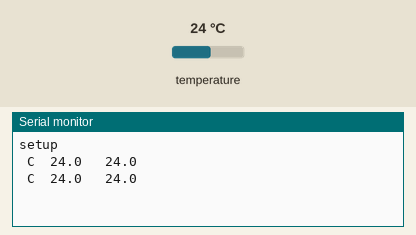
This sketch was run on a simulated Arduino Uno, built with avr-gcc and run on an emulated ATmega328P. Shown: the last lines printed to the serial monitor. Inputs (shaded band) come from the test bench; at power-on: temperature 24 °C.

Above: at 3.8 s.
3.9 s: temperature set to 12 °C
At 5.0 s:
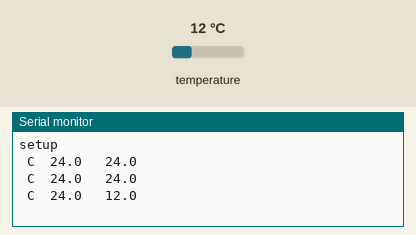
6.1 s: temperature set to 19 °C
At 6.7 s:
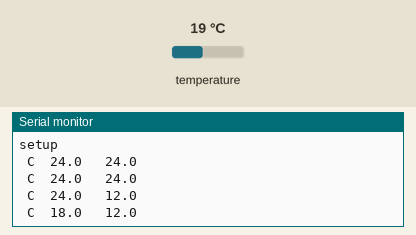
Timing chart, 0 to 9.1 s (numbered marks = the images above; inputs shaded):
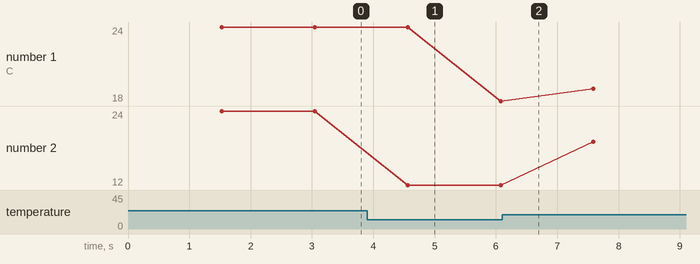

The sketch:

temperature.ino
```cpp
//Temperatursensoren
#include <OneWire.h>
#include <DallasTemperature.h>
#define ONE_WIRE_BUS 10

#include "MedianFilter.h"

MedianFilter filter(5, 5);

OneWire oneWire(ONE_WIRE_BUS);
DallasTemperature sensors(&oneWire);

float Celcius=0;

void setup() {


  Serial.begin(115200);
  sensors.begin();

  Serial.println();
  Serial.println("setup");


}


void loop() {

  sensors.requestTemperatures();
  delay(750);

  float helo = sensors.getTempCByIndex(0);
  float next =  helo * 10;
  filter.in(next);
  Celcius = (filter.out() / 10.0);

  Serial.print(" C  ");
  Serial.print(Celcius, 1);
  Serial.print("   ");
  Serial.println(helo, 1);


}
```

Measured:
- after the input at 3.9 s, the serial monitor: prints a new line after 0.66 s (image 1)
- plotted number 1: 24 → 18 after the input at 3.9 s, 18 → 19 after the input at 6.1 s
- plotted number 2: 24 → 12 after the input at 3.9 s, 12 → 19 after the input at 6.1 s
